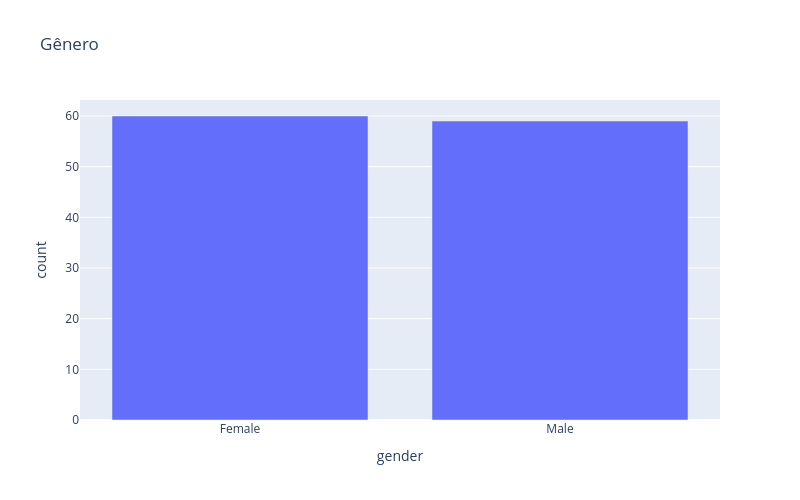

Notebook code cell kept with this figure:
### Markdown cell above
Não há forte predominância de nenhum estado civil.

### Code cell
df_count = df['gender'].value_counts().reset_index()
df_count.columns = ['gender', 'count']
fig = px.bar(
    df_count,
    x='gender',
    y='count',
    title='Gênero'
)
fig.update_layout(width=800, height=500)

fig.show()

### Figure 1 — Plotly figure (JSON) as saved in the notebook; plotly's stock layout.template omitted (floating-point values rounded to 4 significant figures)
{"data": [{"hovertemplate": "gender=%{x}<br>count=%{y}<extra></extra>", "legendgroup": "", "marker": {"color": "#636efa", "pattern": {"shape": ""}}, "name": "", "orientation": "v", "showlegend": false, "textposition": "auto", "type": "bar", "x": ["Female", "Male"], "xaxis": "x", "y": [60, 59], "yaxis": "y"}], "layout": {"barmode": "relative", "height": 500, "legend": {"tracegroupgap": 0}, "title": {"text": "Gênero"}, "width": 800, "xaxis": {"anchor": "y", "domain": [0, 1], "title": {"text": "gender"}}, "yaxis": {"anchor": "x", "domain": [0, 1], "title": {"text": "count"}}}}
